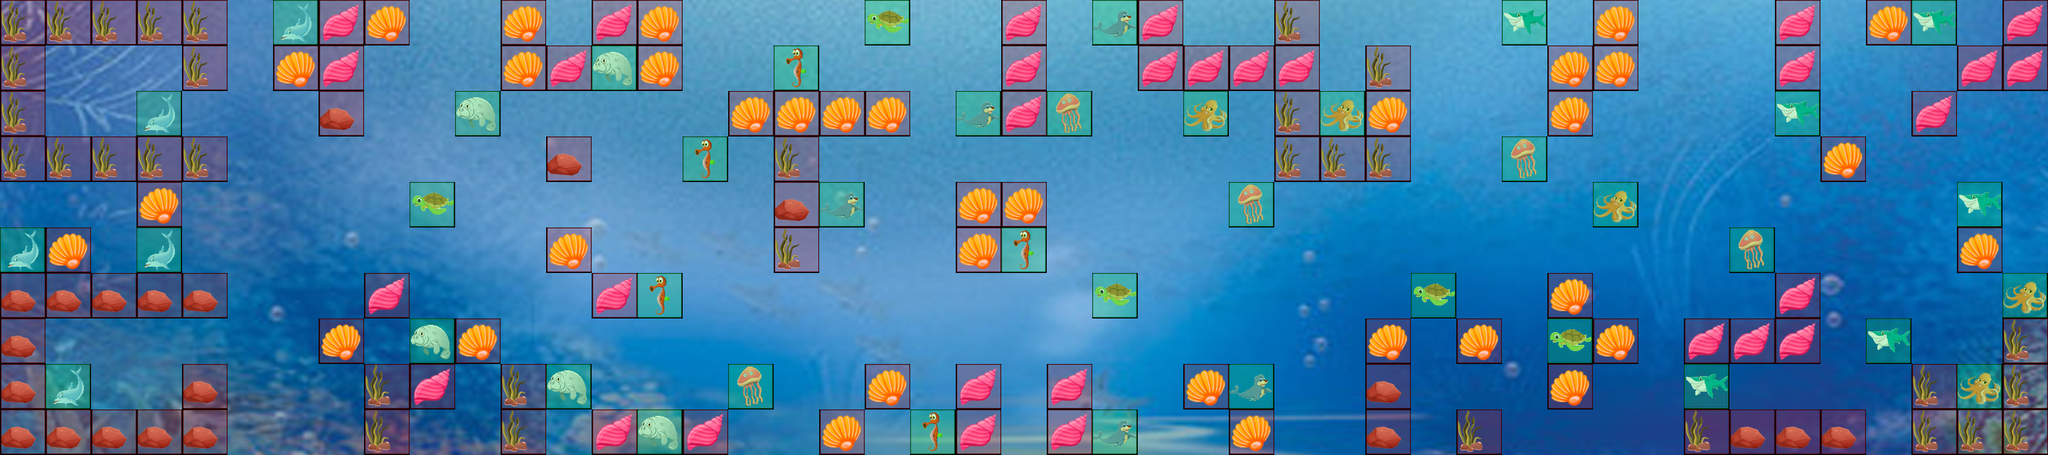

This game map was drawn from its Tiled (.tmx) file and the tilesets committed beside it. A one-line description and the trimmed map source follow:
An orthogonal 45x10 tile map with 64x64 px tiles, 4 tile layers (sea, stone, animal, meta), 4 tilesets and 33 objects (30x enemy, pa).

<map version="1.0" orientation="orthogonal" renderorder="right-down" width="45" height="10" tilewidth="64" tileheight="64">
 <tileset firstgid="1" name="sea" tilewidth="64" tileheight="64">
  <image source="sea.png" width="2880" height="640" />
 </tileset>
 <tileset firstgid="451" name="stone" tilewidth="64" tileheight="64">
  <image source="stone.png" width="256" height="64" />
 </tileset>
 <tileset firstgid="455" name="animal1" tilewidth="64" tileheight="64">
  <image source="animal1.png" width="256" height="128" />
 </tileset>
 <tileset firstgid="463" name="meta" tilewidth="64" tileheight="64">
  <image source="meta.png" width="128" height="64" />
  <tile id="0">
   <properties>
    <property name="Collidable" value="" />
   </properties>
  </tile>
  <tile id="1">
   <properties>
    <property name="Collection" value="" />
   </properties>
  </tile>
 </tileset>
 <layer name="sea" width="45" height="10">
  <data>[450 cells, 450 non-empty, 450 distinct tile ids]</data>
 </layer>
 <layer name="stone" width="45" height="10">
  <data>[450 cells, 120 non-empty, 4 distinct tile ids]</data>
 </layer>
 <objectgroup name="hero">
  <object name="pa" x="14.6667" y="272" width="41.3333" height="38.6667" />
  <object name="enemy" x="296" y="169.333" />
  <object name="enemy" x="361.333" y="90.6667" />
  <object name="enemy" x="410.667" y="225.333" />
  <object name="enemy" x="528" y="229.333" />
  <object name="enemy" x="545.333" y="149.333" />
  <object name="enemy" x="669.333" y="33.3333" />
  <object name="enemy" x="730.667" y="150.667" />
  <object name="enemy" x="792" y="149.333" />
  <object name="enemy" x="873.333" y="154.667" />
  <object name="enemy" x="1038.67" y="100" />
  <object name="enemy" x="1190.67" y="32" />
  <object name="enemy" x="734.667" y="429.333" />
  <object name="enemy" x="916" y="480" />
  <object name="enemy" x="1009.33" y="354.667" />
  <object name="enemy" x="1068" y="416" />
  <object name="enemy" x="1253.33" y="349.333" />
  <object name="enemy" x="1372" y="220" />
  <object x="1554.67" y="236" />
  <object x="1517.33" y="342.667" />
  <object name="enemy" x="1316" y="533.333" />
  <object name="enemy" x="1613.33" y="528" />
  <object name="enemy" x="1915.15" y="357.576" />
  <object name="enemy" x="2030.3" y="218.182" />
  <object name="enemy" x="2024.24" y="154.545" />
  <object name="enemy" x="2142.42" y="93.9394" />
  <object name="enemy" x="2451.52" y="39.3939" />
  <object name="enemy" x="2409.09" y="160.606" />
  <object name="enemy" x="2324.24" y="345.455" />
  <object name="enemy" x="2596.97" y="463.636" />
  <object name="enemy" x="2709.09" y="260.606" />
  <object name="enemy" x="2815.15" y="175.758" />
  <object name="enemy" x="2781.82" y="430.303" />
 </objectgroup>
 <layer name="animal" width="45" height="10">
  <data>[450 cells, 41 non-empty, 8 distinct tile ids]</data>
 </layer>
 <layer name="meta" width="45" height="10">
  <properties>
   <property name="Collection" value="" />
  </properties>
  <data>[450 cells, 161 non-empty, 2 distinct tile ids]</data>
 </layer>
</map>
